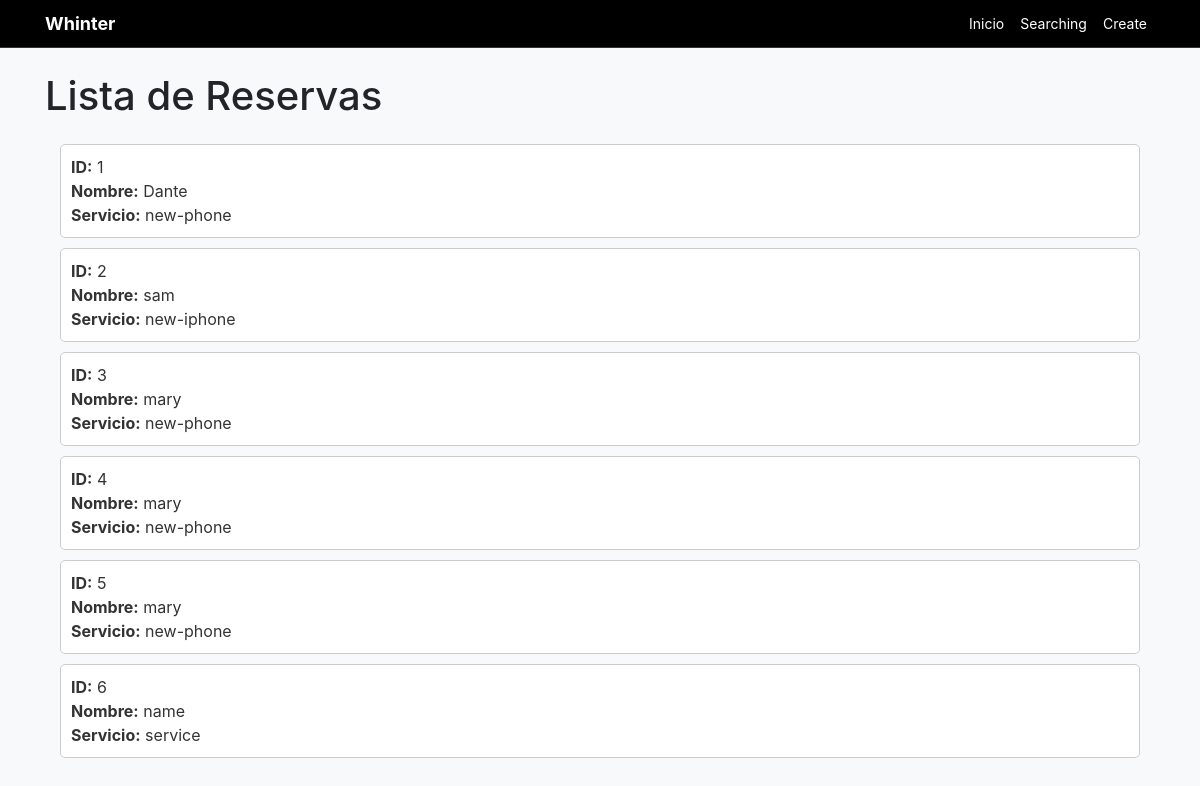
The page /whinter/list/ on the database as committed earlier.
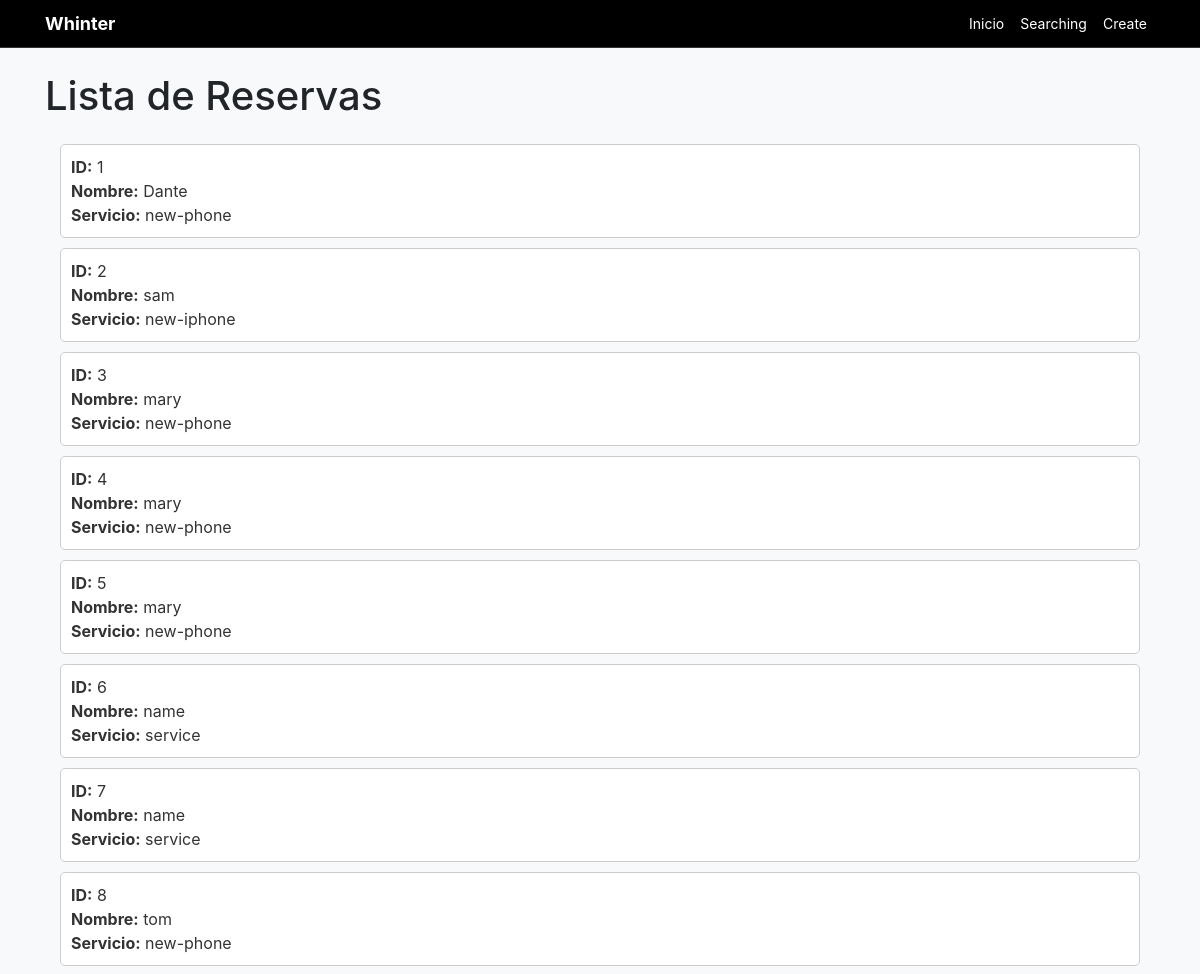
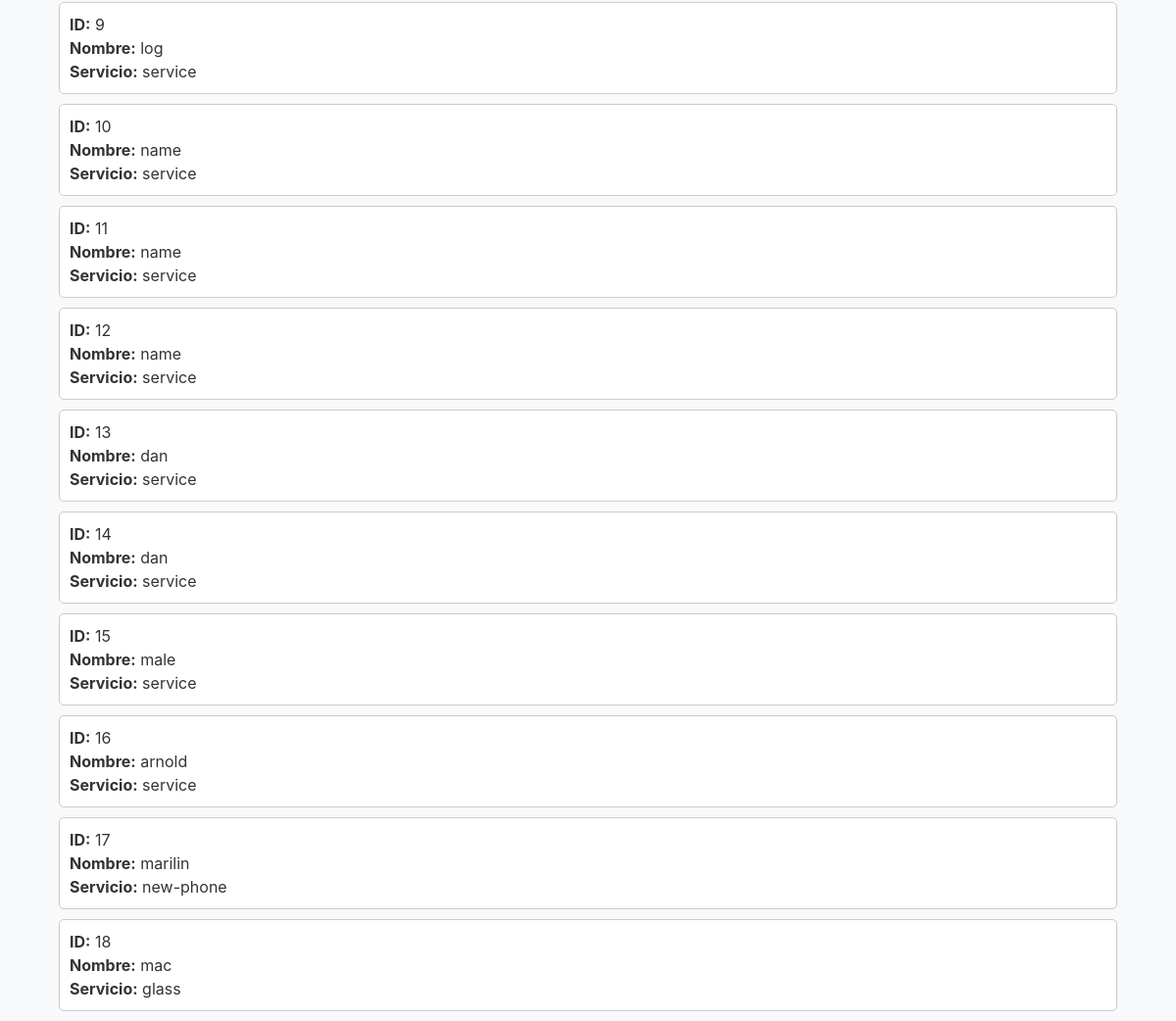
The same page on the database as committed later (2 pictures, top to bottom).
### whinter/models.py (models this page shows, shortened)
class Booking(models.Model):
    name = models.CharField(max_length=50)
    service = models.CharField(max_length=50)

### whinter/views.py (the view)
# urls.py: path('list/', list),
def list(request):
    print("-" * 100)
    print("-" * 100)
    print(request.method)
    booking = Booking.objects.all()
    client_list= {
        'bookings' : booking
    }
    return render(request, 'list.html', client_list)

### whinter/templates/list.html (shortened to what this page needs)
<!DOCTYPE html>
<html lang="en">
<head>
    <link href="https://stackpath.bootstrapcdn.com/bootstrap/4.5.2/css/bootstrap.min.css" rel="stylesheet">
</head>
<body>
    <nav class="navbar navbar-expand-lg navbar-dark">
        <div class="container">
            <a class="navbar-brand" href="/">Whinter</a>
            <div class="collapse navbar-collapse" id="navbarSupportedContent">
                <ul class="navbar-nav ml-auto">
                    <li class="nav-item">
                        <a class="nav-link" href="/whinter">Inicio</a>
                    </li>
                    <li class="nav-item">
                        <a class="nav-link" href="/whinter/searching/name">Searching</a>
                    </li>
                    <li class="nav-item">
                        <a class="nav-link" href="/whinter/create/name/service">Create</a>
                    </li>
                </ul>
            </div>
        </div>
    </nav>
    <div class="container mt-4">
        <h1 class="mb-4">Lista de Reservas</h1>
        <div class="container">
            {% for booking in bookings %}
            <div class="booking-item">
                <div class="booking-details">
                    <strong>ID:</strong> {{ booking.id }}<br>
                    <strong>Nombre:</strong> {{ booking.name }}<br>
                    <strong>Servicio:</strong> {{ booking.service }}
                </div>
            </div>
            {% endfor %}
        </div>
    </div>
</body>
</html>

### whinter/templates/list.html (style rules this page uses)
body { font-family: -apple-system, BlinkMacSystemFont, 'Segoe UI', Roboto, 'Helvetica Neue', Arial, sans-serif; background-color: #f8f9fa; margin: 0; padding: 0; }
.navbar { background-color: #000; border-bottom: 0.5px solid rgba(255, 255, 255, 0.2); padding: 5px 0; }
.navbar-brand { color: #fff; font-size: 18px; font-weight: bold; }
.navbar-nav { margin-left: auto; }
.navbar-nav .nav-link { color: #fff !important; font-size: 14px; padding: 5px 10px; }
.booking-item { background-color: #fff; border: 1px solid #ccc; margin-bottom: 10px; border-radius: 5px; padding: 10px; }
.booking-details { font-size: 16px; color: #333; }

Rows that differ between the two databases and show on the page:
added Booking: id "7", name "name", service "service"
added Booking: id "8", name "tom", service "new-phone"
added Booking: id "9", name "log", service "service"
added Booking: id "10", name "name", service "service"
added Booking: id "11", name "name", service "service"
added Booking: id "12", name "name", service "service"
added Booking: id "13", name "dan", service "service"
added Booking: id "14", name "dan", service "service"
added Booking: id "15", name "male", service "service"
added Booking: id "16", name "arnold", service "service"
added Booking: id "17", name "marilin", service "new-phone"
added Booking: id "18", name "mac", service "glass"
